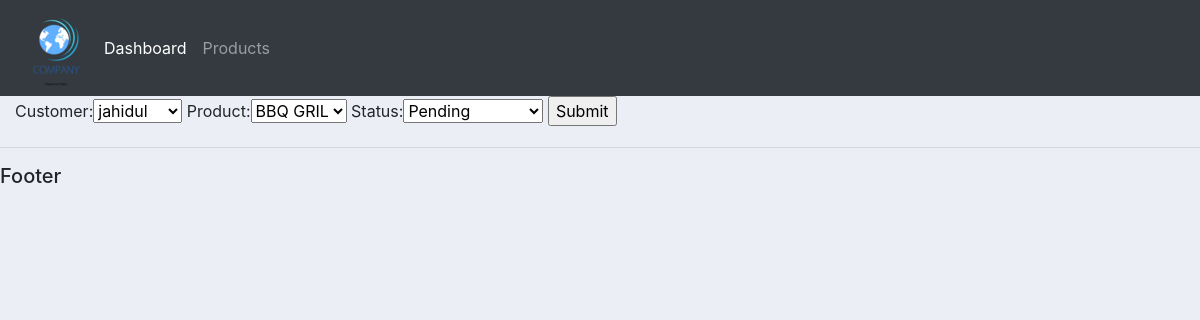
The app's page /update_order/1, older data.
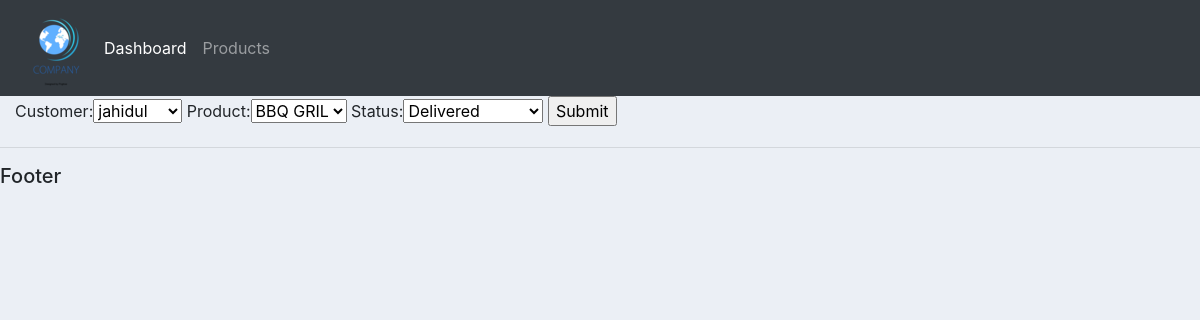
The same page, newer data.
### accounts/models.py (models this page shows)
class Order(models.Model):
    STATUS = (
            ('Pending','Pending'),
            ('Out for delivery', 'Out for delivery'),
            ('Delivered', 'Delivered'),
            )
    customer = models.ForeignKey(Customer, null=True, on_delete= models.SET_NULL)
    product = models.ForeignKey(Products, null=True, on_delete= models.SET_NULL)
    date_created = models.DateTimeField(auto_now_add=True, null=True)
    status = models.CharField(max_length=200, null=True, choices=STATUS)

### accounts/views.py (the view)
# urls.py: path('update_order/<str:new_value>', views.updateOrder, name="update_order"),
def updateOrder(request, new_value):
    order = Order.objects.get(id=new_value)
    form = OrderForm(instance=order)
    if request.method == 'POST':
        form = OrderForm(request.POST, instance=order)
        if form.is_valid():
            form.save()
            return redirect('/')
    context ={'form':form,}
    return render(request, 'accounts/order_form.html', context)

### accounts/forms.py
class OrderForm(ModelForm):
    class Meta:
        model = Order
        fields = '__all__'

### accounts/models.py (called while the page is built)
    def __str__(self):
        return self.name

    def __str__(self):
        return self.name

### accounts/templates/accounts/order_form.html (shortened to what this page needs)
{% extends 'accounts/main.html' %}
{% load static %}
{% block content %}
<form action="" method="POST">
  {{form}}
  <input type="submit" name="Submit">
</form>
{% endblock %}

Row changes from the older to the newer data that the page shows:
changed Order "jahidul": status "Pending" → "Delivered"
